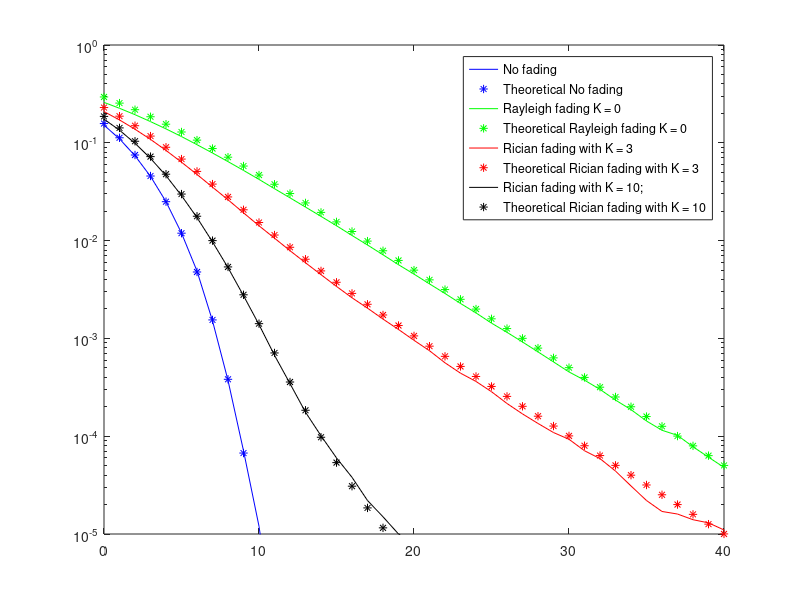

MATLAB code to generate this figure:
function ser = shi_05_v1
N = 10^6;%Number of symbols
s = randi(4,1,N);%Generate a 2bits/symbol signal
t = [1+1i -1+1i -1-1i 1-1i];
a = t(s);%Transform it in to4QAM random sequence
Eb0db = 0:1:40;% Eb/N0 in db
Eb0 = 10.^(Eb0db/10);% Eb/N0
M=4;

%No fading
Es = sum(abs(a).^2)/N;%The power of signal
N0 = Es./(2*Eb0);
sigma = sqrt( N0 /2);% compute the sigma of noise by SNR
no = randn(1,length(a)) + randn(1,length(a)) * 1i;%produce the basic noise
ser = zeros(1,length(Eb0db));
for l = 1:length(Eb0db)
    no1 = sigma (l).* no;%produce noise
    a1 = a + no1;%add noise and gain
    s1 = 1*(real(a1)>0&imag(a1)>=0) + 2*(real(a1)<=0&imag(a1)>0) + 3*(real(a1)<0&imag(a1)<=0) + 4*(real(a1)>=0&imag(a1)<0);
    % decide the received signal
    ser(l) = (sum(s1~=s))/N;%compute the SER
end
figure('name','assignment5')
semilogy(Eb0db,ser,'b') 
hold on
xlim([0 40])
ylim([10^-5 1])


%Theoretical No fading
r = sqrt(1.5* log2(M)/(M-1));
ser = 4*(1-1/sqrt(M))*qfunR(sqrt(2)*r*sqrt(Eb0));
semilogy(Eb0db,ser,'b*');

%Rayleigh fading K = 0
ser = zeros(1,length(Eb0db));
g = (1/sqrt(2))*(randn(1,length(a))+1i*randn(1,length(a)));
for l = 1:length(Eb0db)
    no1 = sigma (l).* no;%produce noise
    a1 = a.*abs(g) + no1;%add noise and gain
    s1 = 1*(real(a1)>0&imag(a1)>=0) + 2*(real(a1)<=0&imag(a1)>0) + 3*(real(a1)<0&imag(a1)<=0) + 4*(real(a1)>=0&imag(a1)<0);
    % decide the received signal
    ser(l) = (sum(s1~=s))/N;%compute the SER
end
semilogy(Eb0db,ser,'g') 

%Theoretical Rayleigh fading K = 0
d = 0.01:0.01:pi/2;
ser = zeros(1,length(Eb0db));
alpha = sqrt(2)*r*sqrt(Eb0);%alpha of 4qam with EB/N0
for l = 1:length(Eb0db)% Do integral 
    mg = ((1+(alpha(l)^2)./(2*sin(d).^2))).^-1;%Mg
    ser(l) = sum(mg.*0.02)/pi;
end
semilogy(Eb0db,ser,'g*');

%Rician fading with K = 3;
K = 3;
sigemalos = sqrt(K/(K+1));% sigma of LOS
sigemanlos = sqrt(0.5/(K+1));;% sigma of NLOS
ser = zeros(1,length(Eb0db));
g = sigemalos + sigemanlos*(randn(1,length(a))+1i*randn(1,length(a)));
for l = 1:length(Eb0db)
    no1 = sigma (l).* no;%produce noise
    a1 = a.*abs(g) + no1;%add noise and gain
    s1 = 1*(real(a1)>0&imag(a1)>=0) + 2*(real(a1)<=0&imag(a1)>0) + 3*(real(a1)<0&imag(a1)<=0) + 4*(real(a1)>=0&imag(a1)<0);
    % decide the received signal
    ser(l) = (sum(s1~=s))/N;%compute the SER
end
semilogy(Eb0db,ser,'r') 

%Theoretical Rician fading with K = 3
K = 3;
d = 0.01:0.01:pi/2;
ser = zeros(1,length(Eb0db));
for l = 1:length(Eb0db)
    x = alpha(l)^2./(2.*sin(d).^2);% Mg is too complex so i take part of it here.
    mg = (1+K)./(1+K+x).*exp(-(K.*x)./(1+K+x));%Mg
    ser(l) = sum(mg.*0.02)/pi;
end
semilogy(Eb0db,ser,'r*');

%Rician fading with K = 10;
K = 10;
sigemalos = sqrt(K/(K+1));% sigma of LOS
sigemanlos = sqrt(0.5/(K+1));% sigma of NLOS
ser = zeros(1,length(Eb0db));
g = sigemalos + sigemanlos*(randn(1,length(a))+1i*randn(1,length(a)));
for l = 1:length(Eb0db)
    no1 = sigma (l).* no;%produce noise
    a1 = a.*abs(g) + no1;%add noise and gain
    s1 = 1*(real(a1)>0&imag(a1)>=0) + 2*(real(a1)<=0&imag(a1)>0) + 3*(real(a1)<0&imag(a1)<=0) + 4*(real(a1)>=0&imag(a1)<0);
    % decide the received signal
    ser(l) = (sum(s1~=s))/N;%compute the SER
end
semilogy(Eb0db,ser,'k') 
hold on

%Theoretical Rician fading with K = 10
K = 10;
d = 0.01:0.01:pi/2;
ser = zeros(1,length(Eb0db));
for l = 1:length(Eb0db)
    x = alpha(l)^2./(2.*sin(d).^2);% Mg is too complex so i take part of it here.
    mg = (1+K)./(1+K+x).*exp(-(K.*x)./(1+K+x));%Mg
    ser(l) = sum(mg.*0.02)/pi;
end
semilogy(Eb0db,ser,'k*');


xlim([0 40])
ylim([10^-5 1])
legend('No fading','Theoretical No fading','Rayleigh fading K = 0','Theoretical Rayleigh fading K = 0','Rician fading with K = 3','Theoretical Rician fading with K = 3','Rician fading with K = 10;','Theoretical Rician fading with K = 10')
end

function q = qfunR( x)
q = 0.5 * erfc (x/sqrt(2));
end